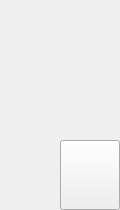
<?xml version="1.0" encoding="UTF-8"?>
<ui version="4.0">
 <class>CommodityWidget</class>
 <widget class="QWidget" name="CommodityWidget">
  <property name="geometry">
   <rect>
    <x>0</x>
    <y>0</y>
    <width>120</width>
    <height>210</height>
   </rect>
  </property>
  <property name="windowTitle">
   <string>CommodityWidget</string>
  </property>
  <widget class="CharacterWidget" name="characterWidget" native="true">
   <property name="geometry">
    <rect>
     <x>0</x>
     <y>0</y>
     <width>120</width>
     <height>150</height>
    </rect>
   </property>
   <property name="styleSheet">
    <string notr="true"/>
   </property>
  </widget>
  <widget class="MainSceneButton" name="buyButton">
   <property name="geometry">
    <rect>
     <x>0</x>
     <y>140</y>
     <width>60</width>
     <height>70</height>
    </rect>
   </property>
   <property name="font">
    <font>
     <pointsize>5</pointsize>
    </font>
   </property>
   <property name="styleSheet">
    <string notr="true"/>
   </property>
   <property name="text">
    <string/>
   </property>
   <property name="icon">
    <iconset resource="testWidget.qrc">
     <normaloff>:/button/Resources/button/Buy_button_shop.png</normaloff>:/button/Resources/button/Buy_button_shop.png</iconset>
   </property>
   <property name="iconSize">
    <size>
     <width>60</width>
     <height>70</height>
    </size>
   </property>
   <property name="flat">
    <bool>true</bool>
   </property>
  </widget>
  <widget class="MainSceneButton" name="selectButton">
   <property name="geometry">
    <rect>
     <x>60</x>
     <y>140</y>
     <width>60</width>
     <height>70</height>
    </rect>
   </property>
   <property name="styleSheet">
    <string notr="true"/>
   </property>
   <property name="text">
    <string/>
   </property>
   <property name="icon">
    <iconset resource="testWidget.qrc">
     <normaloff>:/button/Resources/button/Select_button_shop.png</normaloff>:/button/Resources/button/Select_button_shop.png</iconset>
   </property>
   <property name="iconSize">
    <size>
     <width>60</width>
     <height>70</height>
    </size>
   </property>
  </widget>
 </widget>
 <layoutdefault spacing="6" margin="11"/>
 <customwidgets>
  <customwidget>
   <class>MainSceneButton</class>
   <extends>QPushButton</extends>
   <header location="global">mainscenebutton.h</header>
  </customwidget>
  <customwidget>
   <class>CharacterWidget</class>
   <extends>QWidget</extends>
   <header location="global">Characterwidget.h</header>
   <container>1</container>
  </customwidget>
 </customwidgets>
 <resources>
  <include location="testWidget.qrc"/>
 </resources>
 <connections>
  <connection>
   <sender>selectButton</sender>
   <signal>clicked()</signal>
   <receiver>CommodityWidget</receiver>
   <slot>updateSelectedCharacter()</slot>
   <hints>
    <hint type="sourcelabel">
     <x>108</x>
     <y>166</y>
    </hint>
    <hint type="destinationlabel">
     <x>112</x>
     <y>255</y>
    </hint>
   </hints>
  </connection>
  <connection>
   <sender>selectButton</sender>
   <signal>clicked()</signal>
   <receiver>CommodityWidget</receiver>
   <slot>mouseClickedSelect()</slot>
   <hints>
    <hint type="sourcelabel">
     <x>86</x>
     <y>167</y>
    </hint>
    <hint type="destinationlabel">
     <x>80</x>
     <y>279</y>
    </hint>
   </hints>
  </connection>
  <connection>
   <sender>buyButton</sender>
   <signal>clicked()</signal>
   <receiver>CommodityWidget</receiver>
   <slot>mouseClickedBuy()</slot>
   <hints>
    <hint type="sourcelabel">
     <x>10</x>
     <y>171</y>
    </hint>
    <hint type="destinationlabel">
     <x>284</x>
     <y>291</y>
    </hint>
   </hints>
  </connection>
  <connection>
   <sender>buyButton</sender>
   <signal>clicked()</signal>
   <receiver>CommodityWidget</receiver>
   <slot>updateMoney()</slot>
   <hints>
    <hint type="sourcelabel">
     <x>32</x>
     <y>164</y>
    </hint>
    <hint type="destinationlabel">
     <x>50</x>
     <y>267</y>
    </hint>
   </hints>
  </connection>
 </connections>
 <slots>
  <slot>updateMoney()</slot>
  <slot>mouseClickedBuy()</slot>
  <slot>updateSelectedCharacter()</slot>
  <slot>mouseClickedSelect()</slot>
 </slots>
</ui>
